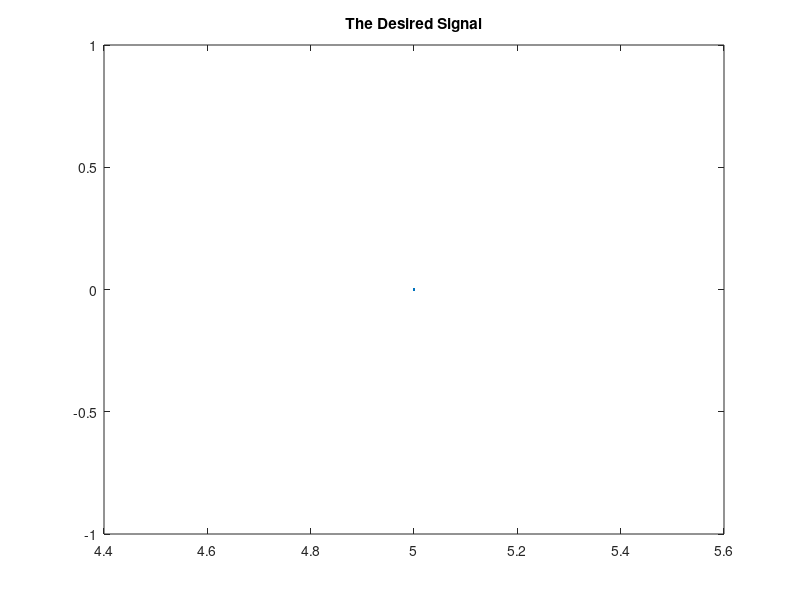
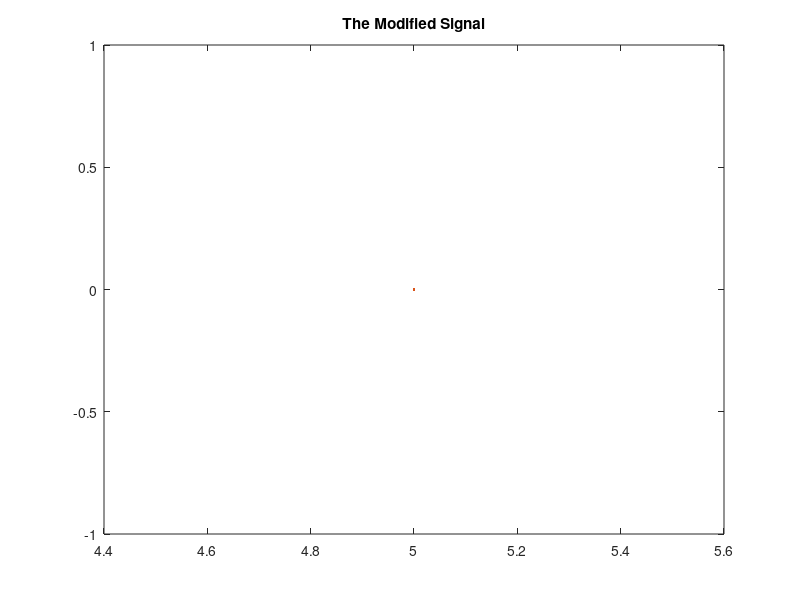

These figures' MATLAB source, in order:
clc , clear , close all
msg1 =( ' >>General Signal Generator<< ' );
disp (msg1)
frequencySampling1 = input ( ' Enter the Sampling Frequency of the signal:  ', 's' );
%frequencySamplying = strcat (frequencySampling,('s'));
frequencySampling = str2double(frequencySampling1);
startTimeScale = input ( ' Enter the start of the time scale:  ','s' );
startTimeScale = str2double(startTimeScale);
endTimeScale = input ( ' Enter the end of the time scale:  ','s' );
endTimeScale = str2double(endTimeScale);
breakPointNumber = input ( ' Enter the number of break points:  ','s' );
breakPointNumber = str2double(breakPointNumber);
start = startTimeScale;
signalTotal = 0;

for i = 1:(breakPointNumber + 1)
    userBreakPoint = endTimeScale;
    fprintf ( ' Created Signal \n ' );
    
   if (i ~= (breakPointNumber + 1))
       userBreakPoint = input ( ' Enter the break point position: ','s' );
       userBreakPoint = str2double (userBreakPoint);
   end
   
    fprintf ( ' 1- DC Signal \n 2- Ramp Signal \n 3- General Order Polynomial \n 4- Exponential Signal \n 5- Sinusoidal Signal \n ');
    signalType = input ( ' Choose the type of signal you want: ');
    t = linspace(start,userBreakPoint,(userBreakPoint - start) * frequencySampling);
   
    switch (signalType)
        
        case 1
            amp = input ( ' Enter the amplitude of the signal: ');
            amp = str2double(amp);
            n = (userBreakPoint - start) * frequencySampling;
            x = amp*ones(1,n);
            x = str2double(x);
        case 2
            slope = input( ' Enter slope: ');
            intercept = input( ' Enter the intercept with x-axis: ');
            x = slope * (t-intercept);
        case 3
            numberCoefficient = input ( ' Enter the number of coefficients: ');
            power = numberCoefficient - 1;
            x = 0;
            
            for j = 1:(numberCoefficient)
                coefficient = input ( ' Enter coefficient: ' );
                x = x + coefficient * t.^power;
                power = power - 1;
            end
            
             
        case 4
             amp = input ( ' Enter the amplitude of the signal: ');
             exponent = input ( ' Enter the exponent: ' );
             x = amp * exp(exponent * t );
        case 5
             amp = input ( ' Enter the amplitude of the signal: ');
             frequency = input( ' Enter the frequency: ');
             phase = input( ' Enter the phase: ');
             x = amp * sin((2 * pi * frequency * t) + deg2rad(phase));
            
            
    end
    
start = userBreakPoint;
signalTotal = [signalTotal x];
end

T = linspace(startTimeScale,endTimeScale,(frequencySampling*((endTimeScale-startTimeScale))+1));
figure
plot (T, signalTotal)
title( ' The Desired Signal ' );
msg2 =( ' >Operations on Created Signal< ' );
disp (msg2)
operationNumber = input( ' Enter the number of operations you want to do: ' );

for k = 1:(operationNumber)
    
 fprintf ( '1- Amplitude Scaling \n 2- Time Reversal \n 3- Time Shift \n 4- Expanding the signal \n 5- Compressing the signal \n 6- None \n ');
 option = input( ' Choose the number of the operation you want: ' );
   
 switch (option)
     
        case 1
            amp = input ( ' Enter the new amplitude of the signal: ');
            signalTotal = amp * signalTotal;
        case 2
            T = -t;
        case 3
            phaseShift = input ( ' Enter the value of the shift: ' );
            T = t + phaseShift;
        case 4
             expansion = input ( ' Enter the value of expansion: ' );
             T = t * expansion;
        case 5
             compression = input ( ' Enter the value of compression: ' );
             T = t / compression;
        case 6
            break;
 end
    
end
T = linspace(startTimeScale,endTimeScale,(frequencySampling*((endTimeScale-startTimeScale))+2));
    figure
    plot(T,signalTotal)
    title( ' The Modified Signal ' );
    fprintf ( ' >>Thank You<< ');